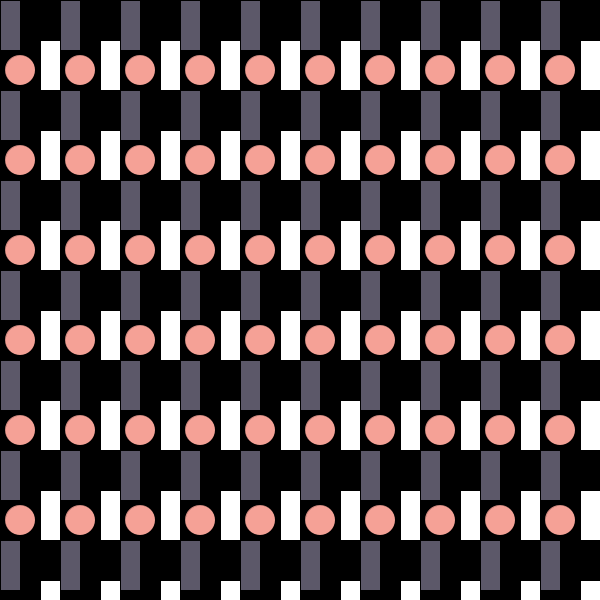
Frame 1 (no input)
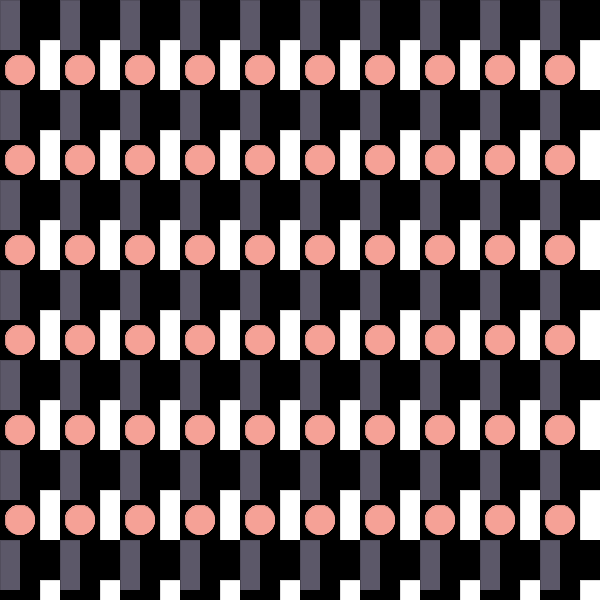
Frame 60 (the mouse pressed at the canvas centre just before this capture)
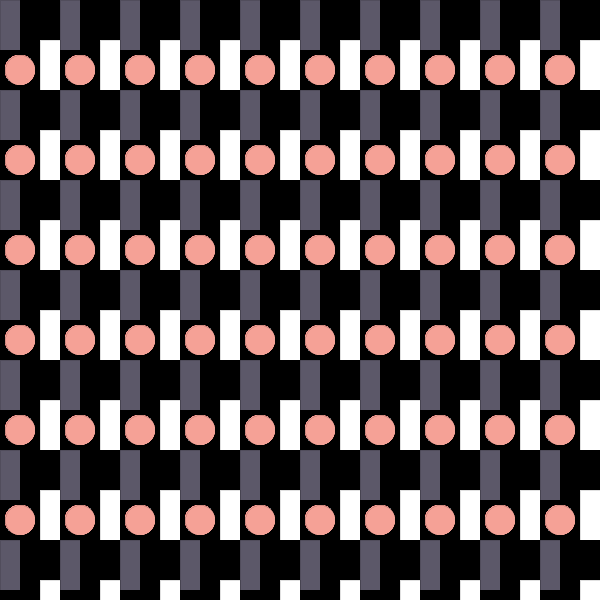
Frame 120 (the mouse held since frame 60 and released just before this capture)

The Processing sketch that drew these frames (run headless with seeded random() and noise(); from frame 60 on, the mouse is pressed at the canvas centre):

// Processing sketch: processing_143453
// ── processing_143453.pde

// Konkuk University
// Department of Dynamic Media
// SOS iDesign
// Name: Min Kyung Kim 
// ID:201420065 

void setup () {
  size (600, 600);
  smooth();
  background(0);
}

void draw () {
  for (int i = 0; i < 600; i = i + 60) {
    for (int j = 0; j < 600; j = j + 90) {
      fill(#5c5869);
      rect (i, j, 20, 50);
    }
  }
  for (int v = 40; v < 600; v = v + 60) {
    for (int m = 40; m < 600; m = m + 90) {
      fill(255);
      rect (v, m, 20, 50);
    }
  }
  for (int b = 20; b < 600; b = b + 60) {
    for (int k = 70; k < 600; k = k + 90) {
      strokeWeight(0);
      fill(#f5a196);
      ellipse(b, k, 30, 30);
    }
  }
}
